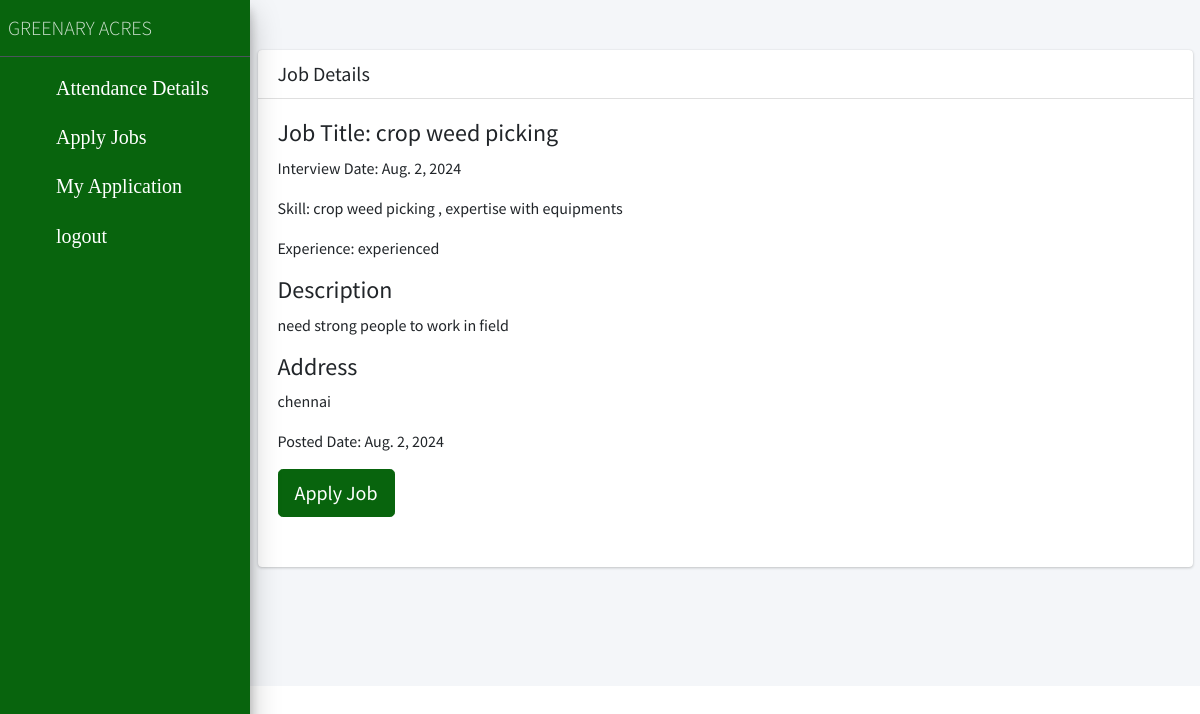
/apply_job/ (signed in), run on the app's committed database.
### app/models.py (models this page shows, shortened)
class Job_Detail(models.Model):
	farmer_id = models.ForeignKey(Register_Detail , on_delete=models.CASCADE)
	title = models.CharField(max_length=50)
	skill = models.CharField(max_length=20)
	experience = models.CharField(max_length=50)
	interview_date = models.DateField()
	desc = models.TextField(max_length=1000)
	place = models.TextField(max_length=1000)
	posted_date = models.DateField(default=timezone.now())

### app/views.py (the view)
# urls.py: path('apply_job/', views.apply_job,name="apply_job"),
def apply_job(request):
	if 'worker' in request.session:
		detail = Job_Detail.objects.all()
		return render(request,'apply_job.html',{'detail':detail})
	else:
		return render(request,'login.html',{})

### app/templates/apply_job.html (shortened to what this page needs)
{% include 'worker_header.html' %}
<div class="col-xl-12 col-lg-12 col-md-12 col-sm-12 col-12" style="padding-top: 50px;">
    <div class="card" >
        <h5 class="card-header">Job Details</h5>
        <div class="card-body">
        <div class="row">
        	{% for i in detail %}
		<div class="col-md-6" >
			<h4>Job Title: {{i.title}}</h4>
			<p>Interview Date: {{i.interview_date}}</p>
			<p>Skill: {{i.skill}}</p>
			<p>Experience: {{i.experience}}</p>
			<h4>Description</h4>
			<p>{{i.desc}}</p>
			<h4>Address</h4>
			<p>{{i.place}}</p>
			<p>Posted Date: {{i.posted_date}}</p>
			<a href="{% url 'apply' pk=i.id %}" class="btn btn-info btn-lg" style="margin-bottom: 30px;background-color:#08640D;border-color:#08640D; ">Apply Job</a>
		</div>
		{% empty %}
			<h3>No Current Jobs</h3>
		{% endfor %}
	</div>
  </div>
   </div>
    </div>

### data on the page
Job_Detail: title "crop weed picking", interview_date "Aug. 2, 2024", skill "crop weed picking , expertise with equipments", experience "experienced", desc "need strong people to work in field", place "chennai", posted_date "Aug. 2, 2024"
